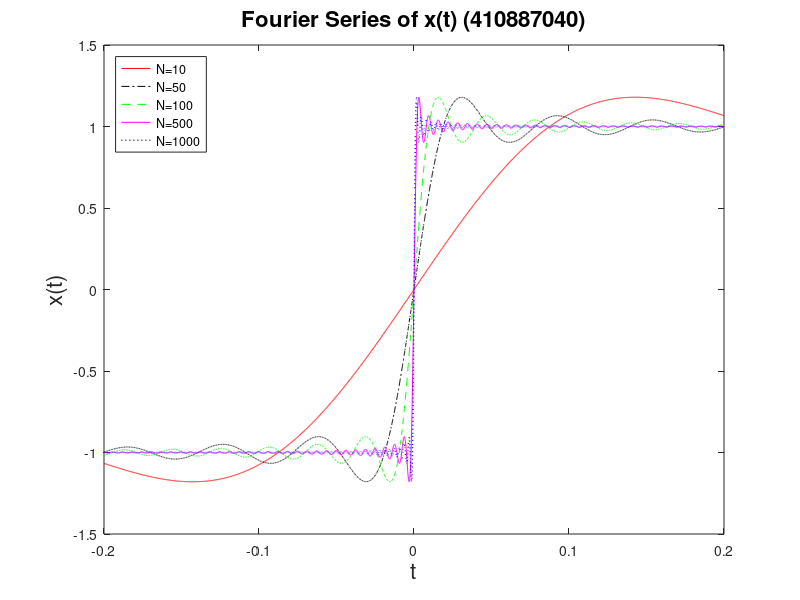

Write the MATLAB code that produced this figure.
clear all;  % clear all variables
close all;  % close all window of figures


t=(-0.2:0.0001:0.2);

s1 = zeros(size(t));
N1=10;
for n=0:N1
   s1 = s1 + sin((2*n+1)*t)/(2*n+1);
end
s1=s1*4/pi;


s2 = zeros(size(t));
N2=50;
for n=0:N2
   s2 = s2 + sin((2*n+1)*t)/(2*n+1);
end
s2=s2*4/pi;


% add a line for the Fourier series of N=100
s3 = zeros(size(t));
N3=100
for n=0:N3
   s3 = s3 + sin((2*n+1)*t)/(2*n+1);
end
s3=s3*4/pi;

% extra
s4 = zeros(size(t));
N4=500
for n=0:N4
   s4 = s4 + sin((2*n+1)*t)/(2*n+1);
end
s4=s4*4/pi;


s5 = zeros(size(t));
N5=1000
for n=0:N5
   s5 = s5 + sin((2*n+1)*t)/(2*n+1);
end
s5=s5*4/pi;


figure
% Modify the following lines to add a GREEN line for N3
plot(t,s1,'r-',t,s2,'k-.',t,s3,'g--',t,s4,'m-',t,s5,'b:', 'LineWidth', 1);
xlabel('t','fontsize',16,'fontname','Helvetica');
ylabel('x(t)','fontsize',16,'fontname','Helvetica');
title('Fourier Series of x(t) (410887040)','fontsize',16,'fontname','Helvetica'); %<-- Fill your id

% Modify the following line to (1) show N3 in addition, and (2) change the location to top-left
legend(['N=',num2str(N1),'  '; 'N=',num2str(N2),'  '; 'N=',num2str(N3),' '; 'N=',num2str(N4),' '; 'N=',num2str(N5);],'location','northwest');

fname = 'prob_fourier_01(410887040).png';  %<-- Fill your id
print (fname, '-dpng'); 
